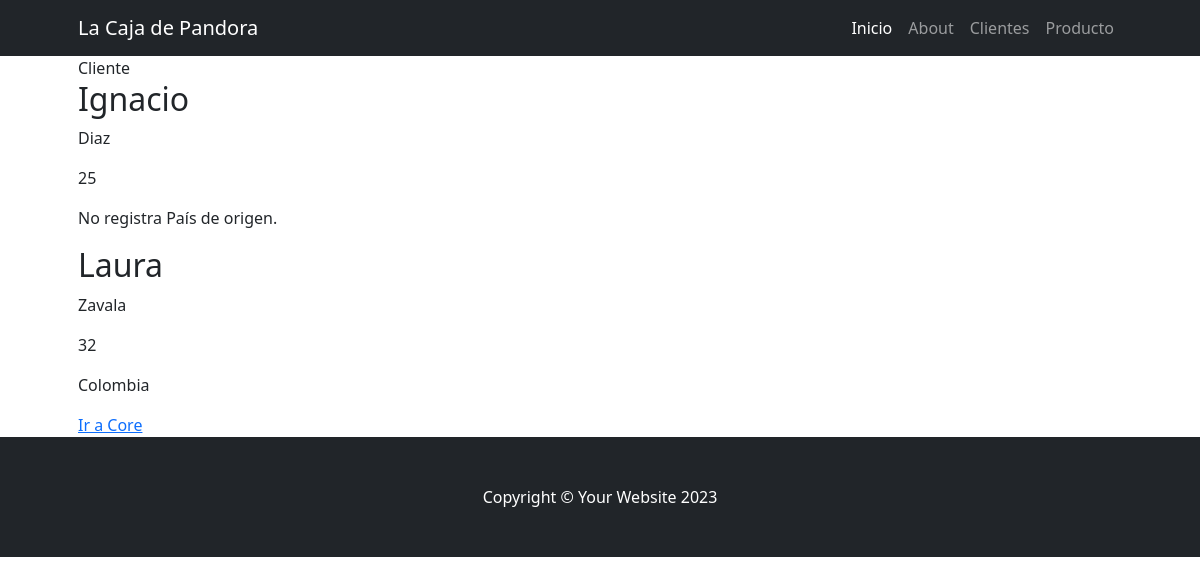
The page /cliente/ on the database as committed earlier.
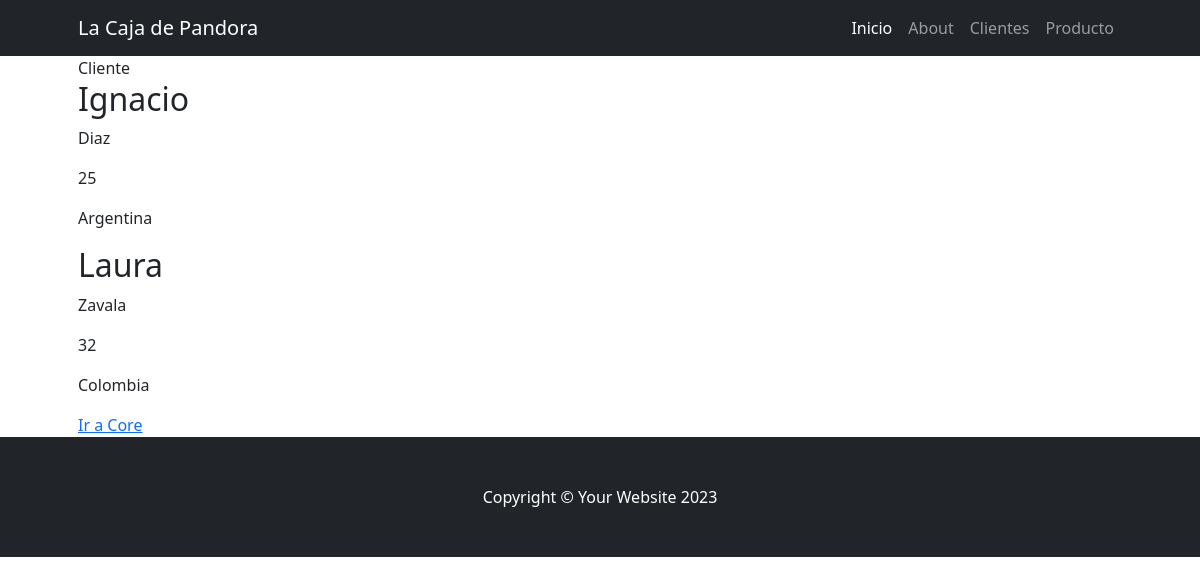
The same page on the database as committed later.
### cliente/models.py (models this page shows, shortened)
class Cliente(models.Model):
    nombre = models.CharField(max_length=50)
    apellido = models.CharField(max_length=50)
    edad = models.IntegerField()
    pais = models.ForeignKey(
        Pais, on_delete=models.SET_NULL, blank=True, null=True)
    class Meta:
        verbose_name_plural = "Clientes"
        verbose_name = "Cliente"

class Pais(models.Model):
    nombre = models.CharField(max_length=20)
    def __str__(self) -> str:
        return f"{self.nombre.capitalize()}"
    class Meta:
        verbose_name_plural = "País"
        verbose_name = "País"

### cliente/views.py (the view)
# urls.py: path('', views.home)
def home(request):
    consulta_clientes = models.Cliente.objects.all()
    context = {
        "clientes": consulta_clientes
    }
    return render(request, "cliente/index.html", context)

### cliente/templates/cliente/index.html
{% extends 'core/base.html' %}
{% block titulo %}
  Cliente
{% endblock titulo %}
{% block contenido %}
  {% for cliente in clientes %}
  <h2>{{ cliente.nombre }}</h2>
  <p>{{ cliente.apellido }}</p>
  <p>{{ cliente.edad }}</p>
  {% if cliente.pais %}
    <p>{{ cliente.pais }}</p>
  {% else %}
    <p>No registra País de origen.</p>
  {% endif %}
  {% endfor %}
  <a href="{% url 'core:home' %}">Ir a Core</a>
{% endblock contenido %}

Rows that differ between the two databases and show on the page:
changed Cliente "Ignacio": pais (not shown) → "Argentina"; no longer shows "No registra País de origen."
